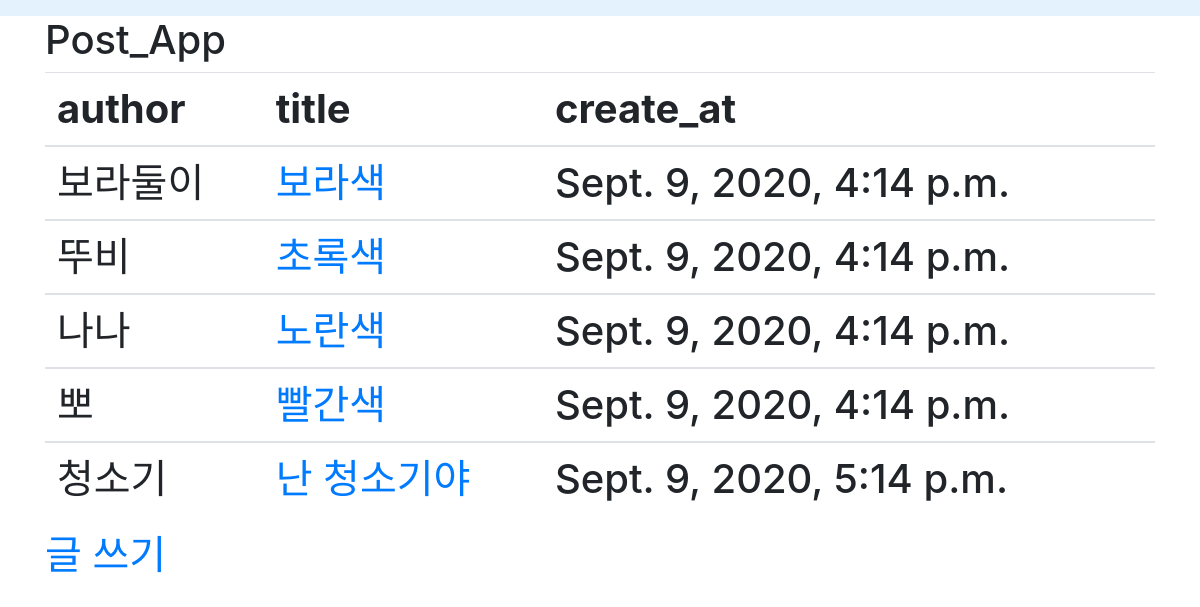
Before: / with the older database file.
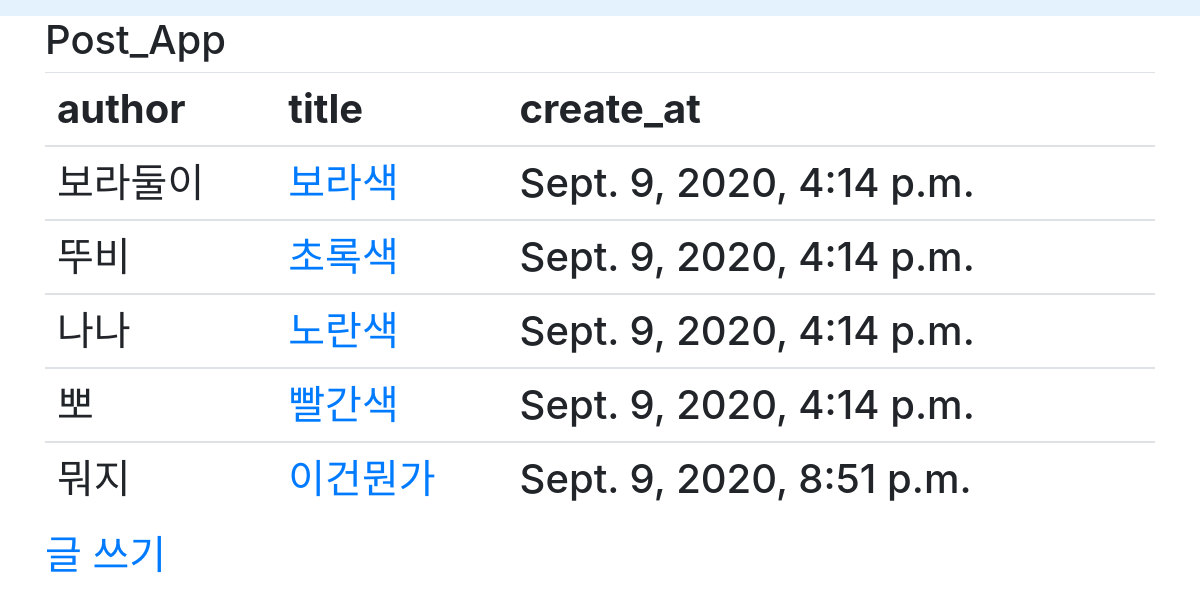
After: the same page with the newer database file.
### postsapp/models.py (models this page shows, shortened)
class Post(models.Model):
    author = models.CharField(max_length=10)
    subject = models.CharField(max_length=30)
    body = models.TextField()
    image = models.ImageField( upload_to='image', blank=True)
    create_time = models.DateTimeField(auto_now_add=True)
    update_time = models.DateTimeField(auto_now=True)

### postsapp/views.py (the view)
# urls.py: path('', views.index, name='index'),
def index(request):
    post = Post.objects.all()
    context={
        'post' : post
    }
    return render(request,'index.html',context)

### postsapp/templates/index.html
{% extends 'base.html' %}
{% block content %}
    <div class="container">
    <h1>Post_App<h1>
        <table class="table">
            <thead>
             <tr>
              <th scope="col">author</th>
              <th scope="col">title</th>
              <th scope="col">create_at</th>
             </tr>
            </thead>
            {% for col in post %}
            <tbody>
            <td>{{col.author}}</td>
            <td><a href="{% url 'detail' col.pk %}">{{col.subject}}</a></td>
            <td>{{col.create_time}}</td>
                </tbody>
            {% endfor %}
            </table>
            <a href="{% url 'new' %}">글 쓰기</a>
            </div>
{% endblock content %}

### layout/base.html (shortened to what this page needs)
<!DOCTYPE html>
<html lang="en">
<head>
    <link rel="stylesheet" href="https://stackpath.bootstrapcdn.com/bootstrap/4.5.2/css/bootstrap.min.css">
</head>
<body>
    <nav class="navbar navbar-light" style="background-color: #e3f2fd;">
      </nav>
      {% block content %}
      {% endblock  %}
</body>
</html>

Changed rows visible on the page:
removed Post: author "청소기", subject "난 청소기야", create_time "Sept. 9, 2020, 5:14 p.m."
added Post: author "뭐지", subject "이건뭔가", create_time "Sept. 9, 2020, 8:51 p.m."
